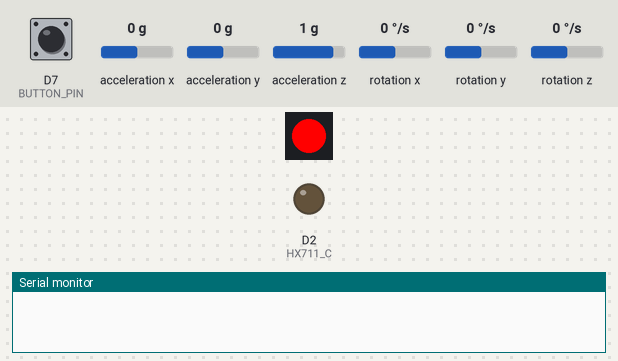
A sketch run on a simulated ESP8266 (NodeMCU). Shown: 1 RGB LEDs in strip order, left to right, output pins drawn as LEDs (lit = HIGH), the last lines printed to the serial monitor. Wiring (inferred from the names in the program): MPU-6050 motion sensor at I2C address 0x68; MPU-6050 motion sensor at I2C address 0x69. The inputs (shaded band) are chosen by the test bench; at power-on: D7 (BUTTON_PIN) HIGH, acceleration x 0 g, acceleration y 0 g, acceleration z 1 g, rotation x 0 °/s, rotation y 0 °/s, rotation z 0 °/s. Pins used as bus, display or sensor lines are not drawn.

Above: at 2.2 s.
2.3 s: D7 (BUTTON_PIN) pulled LOW for 0.15 s
At 3.7 s:
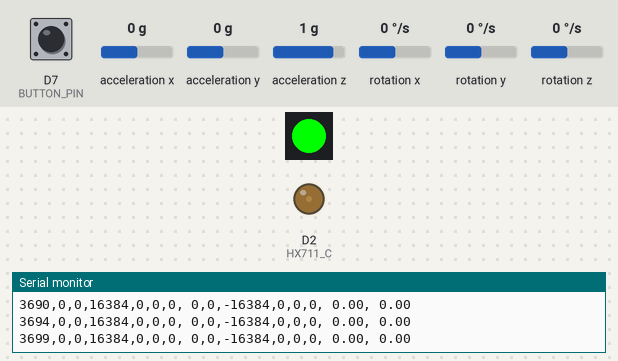
5.4 s: D7 (BUTTON_PIN) pulled LOW for 1 s
At 6.9 s:
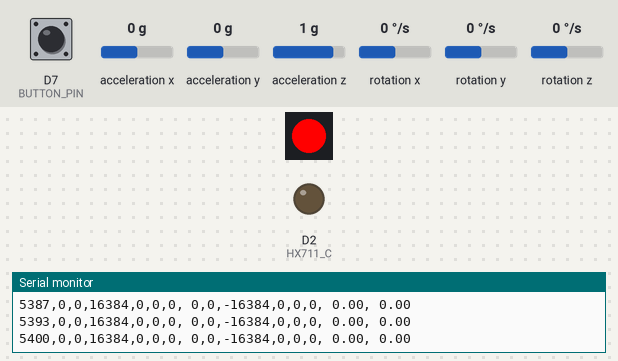
7.9 s: D7 (BUTTON_PIN) pulsed LOW 5 times (0.12 s each, 0.3 s apart)
At 10.2 s:
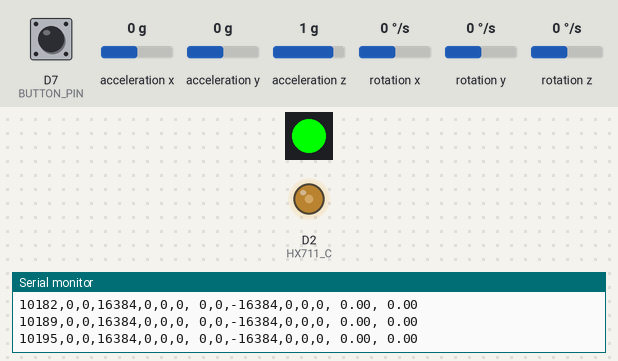
Timing chart, 0 to 11.7 s (numbered marks = the images above; inputs shaded):
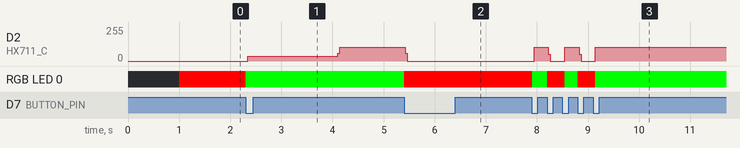

Measured:
- after the input at 2.3 s, D2 (HX711_C): 0/255 → 34/255 at once, → 103/255 1.8 s later; RGB LED 0: RGB(255, 0, 0) → RGB(0, 255, 0) at once
- after the input at 5.4 s, D2 (HX711_C): 103/255 → 0/255 at once; RGB LED 0: RGB(0, 255, 0) → RGB(255, 0, 0) at once
- after the input at 7.9 s, D2 (HX711_C): alternates 103/255 for 0.28 s and 0/255 for 0.32 s, 5 changes in all, then stays 103/255, starting at once; RGB LED 0: alternates RGB(255, 0, 0) for 0.34 s and RGB(0, 255, 0) for 0.27 s, 5 changes in all, then stays RGB(0, 255, 0), starting at once

The sketch:

Wrist_Aidan_Firmware.ino
```cpp
#include "Wire.h"
#include <Adafruit_NeoPixel.h>

// AD0 high = 0x69
int MPU_addr_wrist = 0x68;
int MPU_addr_hand = 0x69;

#define HX711_C  D2
#define HX711_D  D3

#define NUMPIXELS 1

const uint8_t BUTTON_PIN = D7;

const uint8_t POWER = 11;
const uint8_t PIN  = 12;

bool runningFlag = false;
bool wasPressedFlag = false;

Adafruit_NeoPixel pixels(NUMPIXELS, PIN, NEO_GRB + NEO_KHZ800);

int32_t hx711_read(int clk_pin, int data_pin)
{

  while (digitalRead(data_pin) == HIGH); // Wait for amplifier to be ready.

  int32_t hx711_data = 0;
  hx711_data |= shiftIn(data_pin, clk_pin, MSBFIRST);
  hx711_data <<= 8;
  hx711_data |= shiftIn(data_pin, clk_pin, MSBFIRST);
  hx711_data <<= 8;
  hx711_data |= shiftIn(data_pin, clk_pin, MSBFIRST);

  // 25 pulses = channel A, gain of 128.
  delayMicroseconds(50); // Pulse the clk pin to bring output back to high.
  digitalWrite(clk_pin, HIGH);
  delayMicroseconds(50);
  digitalWrite(clk_pin, LOW);

  //if (hx711_data > 8000000) hx711_data -= pow(2, 24);

  return -hx711_data;

}

int32_t l_cal = 0;

void setup()
{

  pinMode(BUTTON_PIN, INPUT_PULLUP);

  Serial.begin(115200);
  pinMode(HX711_C, OUTPUT);
  pinMode(HX711_D, INPUT);

  delay(1000);

//  for (int i = 0; i < 100; i++)
//  {
//    l_cal += hx711_read(HX711_C, HX711_D) / 100;
//  }

  Wire.begin();
  Serial.begin(115200);

  // initialize sensor
  // defaults for gyro and accel sensitivity are 250 dps and +/- 2 g
  Wire.beginTransmission(MPU_addr_wrist);
  Wire.write(0x6B);  // PWR_MGMT_1 register
  Wire.write(0);     // set to zero (wakes up the MPU-6050)
  Wire.endTransmission(true);

  Wire.beginTransmission(MPU_addr_wrist);
  Wire.write(0x1B);  // GYRO_CONFIG register
  Wire.write(0b00011000);     // set to 2000 DPS
  Wire.endTransmission(true);

  // initialize sensor
  // defaults for gyro and accel sensitivity are 250 dps and +/- 2 g
  Wire.beginTransmission(MPU_addr_hand);
  Wire.write(0x6B);  // PWR_MGMT_1 register
  Wire.write(0);     // set to zero (wakes up the MPU-6050)
  Wire.endTransmission(true);

  Wire.beginTransmission(MPU_addr_hand);
  Wire.write(0x1B);  // GYRO_CONFIG register
  Wire.write(0b00011000);     // set to 2000 DPS
  Wire.endTransmission(true);

  pixels.begin();
  pinMode(POWER,OUTPUT);
  digitalWrite(POWER, HIGH);
}

void loop()
{
  // Button is pressed
  if(wasPressedFlag == false && digitalRead(BUTTON_PIN) == LOW)
  {
    wasPressedFlag = true;
    if (runningFlag == false)
    {
      runningFlag = true;
    }
    else
    {
      runningFlag = false;
      // Red LED
      pixels.clear();
      pixels.setPixelColor(0, pixels.Color(255, 0, 0));
      pixels.show();
      delay(100); // lazy debounce method
    }
  }
  // Button is released
  else if(wasPressedFlag == true && digitalRead(BUTTON_PIN) == HIGH)
  {
    wasPressedFlag = false;
  }

  // When not running
  if(runningFlag == false)
  {
    // Red LED
    pixels.clear();
    pixels.setPixelColor(0, pixels.Color(255, 0, 0));
    pixels.show();
  }
  // When running
  else
  {
    // Green LED
    pixels.clear();
    pixels.setPixelColor(0, pixels.Color(0, 255, 0));
    pixels.show();

    int16_t t;
    int16_t ax, ay, az;
    int16_t gx, gy, gz;
    int16_t Tmp; //temperature
    uint32_t tim;

    Wire.beginTransmission(MPU_addr_wrist);
    Wire.write(0x3B);  // starting with register 0x3B (ACCEL_XOUT_H)
    Wire.endTransmission(false);
    Wire.requestFrom(MPU_addr_wrist, 14, true); // request a total of 14 registers
    t = Wire.read() << 8;
    ax = t | Wire.read(); // 0x3B (ACCEL_XOUT_H) & 0x3C (ACCEL_XOUT_L)
    t = Wire.read() << 8;
    ay = t | Wire.read(); // 0x3D (ACCEL_YOUT_H) & 0x3E (ACCEL_YOUT_L)
    t = Wire.read() << 8;
    az = t | Wire.read(); // 0x3F (ACCEL_ZOUT_H) & 0x40 (ACCEL_ZOUT_L)
    t = Wire.read() << 8;
    Tmp = t | Wire.read(); // 0x41 (TEMP_OUT_H) & 0x42 (TEMP_OUT_L)
    t = Wire.read() << 8;
    gx = t | Wire.read(); // 0x43 (GYRO_XOUT_H) & 0x44 (GYRO_XOUT_L)
    t = Wire.read() << 8;
    gy = t | Wire.read(); // 0x45 (GYRO_YOUT_H) & 0x46 (GYRO_YOUT_L)
    t = Wire.read() << 8;
    gz = t | Wire.read(); // 0x47 (GYRO_ZOUT_H) & 0x48 (GYRO_ZOUT_L)

    char s[128];
    tim = millis();
    snprintf(s,sizeof(s),"%d,%d,%d,%d,%d,%d,%d, ", tim, ax, ay, az, gx, gy, gz);
    Serial.print(s);

    Wire.beginTransmission(MPU_addr_hand);
    Wire.write(0x3B);  // starting with register 0x3B (ACCEL_XOUT_H)
    Wire.endTransmission(false);
    Wire.requestFrom(MPU_addr_hand, 14, true); // request a total of 14 registers
    t = Wire.read() << 8;
    ax = t | Wire.read(); // 0x3B (ACCEL_XOUT_H) & 0x3C (ACCEL_XOUT_L)
    t = Wire.read() << 8;
    ay = t | Wire.read(); // 0x3D (ACCEL_YOUT_H) & 0x3E (ACCEL_YOUT_L)
    t = Wire.read() << 8;
    az = t | Wire.read(); // 0x3F (ACCEL_ZOUT_H) & 0x40 (ACCEL_ZOUT_L)
    t = Wire.read() << 8;
    Tmp = t | Wire.read(); // 0x41 (TEMP_OUT_H) & 0x42 (TEMP_OUT_L)
    t = Wire.read() << 8;
    gx = t | Wire.read(); // 0x43 (GYRO_XOUT_H) & 0x44 (GYRO_XOUT_L)
    t = Wire.read() << 8;
    gy = t | Wire.read(); // 0x45 (GYRO_YOUT_H) & 0x46 (GYRO_YOUT_L)
    t = Wire.read() << 8;
    gz = t | Wire.read(); // 0x47 (GYRO_ZOUT_H) & 0x48 (GYRO_ZOUT_L)

  //  char s[128];
  //  t = millis();
    snprintf(s,sizeof(s),"%d,%d,%d,%d,%d,%d, ", ay, ax, -az, gy, gx, -gz); // Note orientation shift of this IMU
    Serial.print(s);

    Serial.print(String((hx711_read(HX711_C, HX711_D) - l_cal) * -1.0) + ", " + String((hx711_read(HX711_C, HX711_D) - l_cal) * -1.0) + "\n");
  }
}
```
